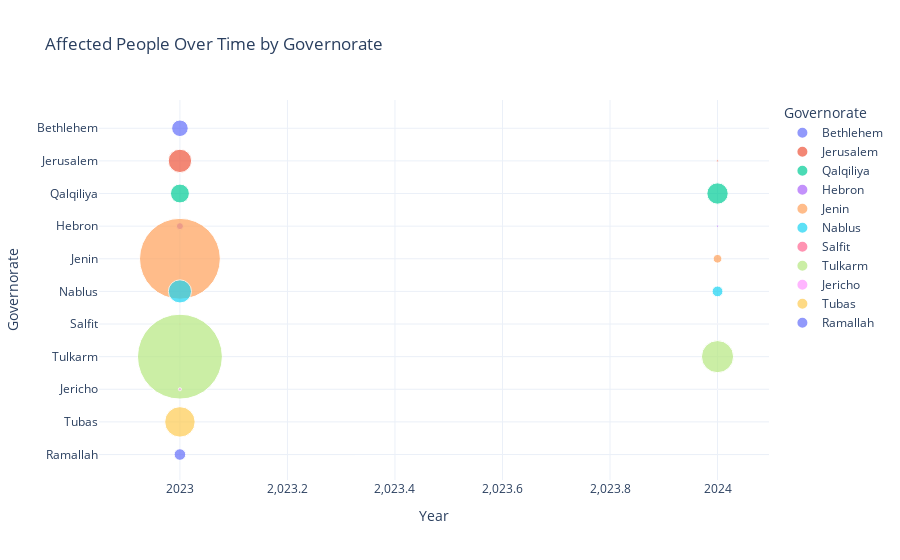

Notebook code cell kept with this figure:
### Markdown cell above
### 6. Total Affected People over Time (Yearly)

### Code cell
import plotly.express as px

# Create a bubble chart to visualize affected people over time by governorate
fig = px.scatter(idps_by_year, x='Year', y='Governorate', size='Affected people', color='Governorate',
                 title='Affected People Over Time by Governorate',
                 labels={'Affected people': 'Number of Affected People', 'Year': 'Year'},
                 hover_name='Governorate', size_max=60)

# Update layout for better appearance
fig.update_layout(
    xaxis_title="Year",
    yaxis_title="Governorate",
    template="plotly_white"
)

# Show the interactive plot
fig.show()

### Figure 1 — Plotly figure (JSON) as saved in the notebook; plotly's stock layout.template omitted (floating-point values rounded to 4 significant figures)
{"data": [{"hovertemplate": "<b>%{hovertext}</b><br><br>Governorate=%{y}<br>Year=%{x}<br>Number of Affected People=%{marker.size}<extra></extra>", "hovertext": ["Bethlehem", "Bethlehem"], "legendgroup": "Bethlehem", "marker": {"color": "#636efa", "size": [28, 7268], "sizemode": "area", "sizeref": 53.01, "symbol": "circle"}, "mode": "markers", "name": "Bethlehem", "orientation": "h", "showlegend": true, "type": "scatter", "x": [2024, 2023], "xaxis": "x", "y": ["Bethlehem", "Bethlehem"], "yaxis": "y"}, {"hovertemplate": "<b>%{hovertext}</b><br><br>Governorate=%{y}<br>Year=%{x}<br>Number of Affected People=%{marker.size}<extra></extra>", "hovertext": ["Jerusalem", "Jerusalem"], "legendgroup": "Jerusalem", "marker": {"color": "#EF553B", "size": [110, 14476], "sizemode": "area", "sizeref": 53.01, "symbol": "circle"}, "mode": "markers", "name": "Jerusalem", "orientation": "h", "showlegend": true, "type": "scatter", "x": [2024, 2023], "xaxis": "x", "y": ["Jerusalem", "Jerusalem"], "yaxis": "y"}, {"hovertemplate": "<b>%{hovertext}</b><br><br>Governorate=%{y}<br>Year=%{x}<br>Number of Affected People=%{marker.size}<extra></extra>", "hovertext": ["Qalqiliya", "Qalqiliya"], "legendgroup": "Qalqiliya", "marker": {"color": "#00cc96", "size": [12021, 9442], "sizemode": "area", "sizeref": 53.01, "symbol": "circle"}, "mode": "markers", "name": "Qalqiliya", "orientation": "h", "showlegend": true, "type": "scatter", "x": [2024, 2023], "xaxis": "x", "y": ["Qalqiliya", "Qalqiliya"], "yaxis": "y"}, {"hovertemplate": "<b>%{hovertext}</b><br><br>Governorate=%{y}<br>Year=%{x}<br>Number of Affected People=%{marker.size}<extra></extra>", "hovertext": ["Hebron", "Hebron"], "legendgroup": "Hebron", "marker": {"color": "#ab63fa", "size": [121, 1303], "sizemode": "area", "sizeref": 53.01, "symbol": "circle"}, "mode": "markers", "name": "Hebron", "orientation": "h", "showlegend": true, "type": "scatter", "x": [2024, 2023], "xaxis": "x", "y": ["Hebron", "Hebron"], "yaxis": "y"}, {"hovertemplate": "<b>%{hovertext}</b><br><br>Governorate=%{y}<br>Year=%{x}<br>Number of Affected People=%{marker.size}<extra></extra>", "hovertext": ["Jenin", "Jenin"], "legendgroup": "Jenin", "marker": {"color": "#FFA15A", "size": [2007, 173105], "sizemode": "area", "sizeref": 53.01, "symbol": "circle"}, "mode": "markers", "name": "Jenin", "orientation": "h", "showlegend": true, "type": "scatter", "x": [2024, 2023], "xaxis": "x", "y": ["Jenin", "Jenin"], "yaxis": "y"}, {"hovertemplate": "<b>%{hovertext}</b><br><br>Governorate=%{y}<br>Year=%{x}<br>Number of Affected People=%{marker.size}<extra></extra>", "hovertext": ["Nablus", "Nablus"], "legendgroup": "Nablus", "marker": {"color": "#19d3f3", "size": [3083, 14213], "sizemode": "area", "sizeref": 53.01, "symbol": "circle"}, "mode": "markers", "name": "Nablus", "orientation": "h", "showlegend": true, "type": "scatter", "x": [2024, 2023], "xaxis": "x", "y": ["Nablus", "Nablus"], "yaxis": "y"}, {"hovertemplate": "<b>%{hovertext}</b><br><br>Governorate=%{y}<br>Year=%{x}<br>Number of Affected People=%{marker.size}<extra></extra>", "hovertext": ["Salfit", "Salfit"], "legendgroup": "Salfit", "marker": {"color": "#FF6692", "size": [5, 91], "sizemode": "area", "sizeref": 53.01, "symbol": "circle"}, "mode": "markers", "name": "Salfit", "orientation": "h", "showlegend": true, "type": "scatter", "x": [2024, 2023], "xaxis": "x", "y": ["Salfit", "Salfit"], "yaxis": "y"}, {"hovertemplate": "<b>%{hovertext}</b><br><br>Governorate=%{y}<br>Year=%{x}<br>Number of Affected People=%{marker.size}<extra></extra>", "hovertext": ["Tulkarm", "Tulkarm"], "legendgroup": "Tulkarm", "marker": {"color": "#B6E880", "size": [27400, 190850], "sizemode": "area", "sizeref": 53.01, "symbol": "circle"}, "mode": "markers", "name": "Tulkarm", "orientation": "h", "showlegend": true, "type": "scatter", "x": [2024, 2023], "xaxis": "x", "y": ["Tulkarm", "Tulkarm"], "yaxis": "y"}, {"hovertemplate": "<b>%{hovertext}</b><br><br>Governorate=%{y}<br>Year=%{x}<br>Number of Affected People=%{marker.size}<extra></extra>", "hovertext": ["Jericho", "Jericho"], "legendgroup": "Jericho", "marker": {"color": "#FF97FF", "size": [7, 274], "sizemode": "area", "sizeref": 53.01, "symbol": "circle"}, "mode": "markers", "name": "Jericho", "orientation": "h", "showlegend": true, "type": "scatter", "x": [2024, 2023], "xaxis": "x", "y": ["Jericho", "Jericho"], "yaxis": "y"}, {"hovertemplate": "<b>%{hovertext}</b><br><br>Governorate=%{y}<br>Year=%{x}<br>Number of Affected People=%{marker.size}<extra></extra>", "hovertext": ["Tubas"], "legendgroup": "Tubas", "marker": {"color": "#FECB52", "size": [24553], "sizemode": "area", "sizeref": 53.01, "symbol": "circle"}, "mode": "markers", "name": "Tubas", "orientation": "h", "showlegend": true, "type": "scatter", "x": [2023], "xaxis": "x", "y": ["Tubas"], "yaxis": "y"}, {"hovertemplate": "<b>%{hovertext}</b><br><br>Governorate=%{y}<br>Year=%{x}<br>Number of Affected People=%{marker.size}<extra></extra>", "hovertext": ["Ramallah"], "legendgroup": "Ramallah", "marker": {"color": "#636efa", "size": [3552], "sizemode": "area", "sizeref": 53.01, "symbol": "circle"}, "mode": "markers", "name": "Ramallah", "orientation": "h", "showlegend": true, "type": "scatter", "x": [2023], "xaxis": "x", "y": ["Ramallah"], "yaxis": "y"}], "layout": {"legend": {"itemsizing": "constant", "title": {"text": "Governorate"}, "tracegroupgap": 0}, "title": {"text": "Affected People Over Time by Governorate"}, "xaxis": {"anchor": "y", "domain": [0, 1], "title": {"text": "Year"}}, "yaxis": {"anchor": "x", "categoryarray": ["Ramallah", "Tubas", "Jericho", "Tulkarm", "Salfit", "Nablus", "Jenin", "Hebron", "Qalqiliya", "Jerusalem", "Bethlehem"], "categoryorder": "array", "domain": [0, 1], "title": {"text": "Governorate"}}}}
